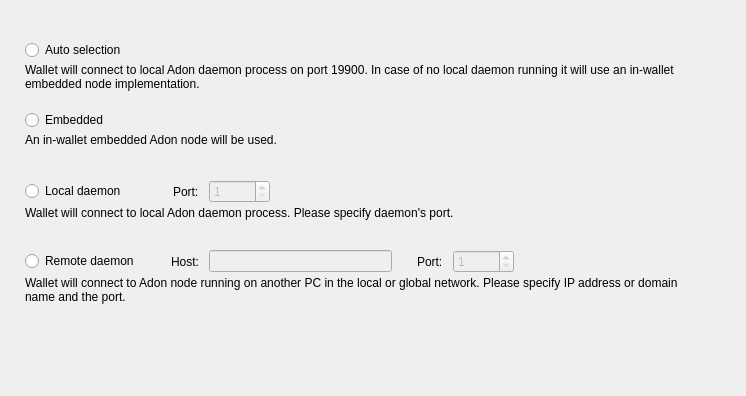
<?xml version="1.0" encoding="UTF-8"?>
<ui version="4.0">
 <class>ConnectionOptionsFrame</class>
 <widget class="QFrame" name="ConnectionOptionsFrame">
  <property name="geometry">
   <rect>
    <x>0</x>
    <y>0</y>
    <width>746</width>
    <height>396</height>
   </rect>
  </property>
  <property name="windowTitle">
   <string>Frame</string>
  </property>
  <property name="frameShape">
   <enum>QFrame::NoFrame</enum>
  </property>
  <property name="frameShadow">
   <enum>QFrame::Raised</enum>
  </property>
  <layout class="QVBoxLayout" name="verticalLayout_5">
   <property name="spacing">
    <number>0</number>
   </property>
   <property name="leftMargin">
    <number>25</number>
   </property>
   <property name="topMargin">
    <number>40</number>
   </property>
   <property name="rightMargin">
    <number>49</number>
   </property>
   <item>
    <widget class="QWidget" name="widget" native="true">
     <property name="sizePolicy">
      <sizepolicy hsizetype="Preferred" vsizetype="Fixed">
       <horstretch>0</horstretch>
       <verstretch>0</verstretch>
      </sizepolicy>
     </property>
     <property name="minimumSize">
      <size>
       <width>0</width>
       <height>70</height>
      </size>
     </property>
     <property name="maximumSize">
      <size>
       <width>16777215</width>
       <height>70</height>
      </size>
     </property>
     <layout class="QVBoxLayout" name="verticalLayout" stretch="0,1">
      <property name="spacing">
       <number>3</number>
      </property>
      <property name="leftMargin">
       <number>0</number>
      </property>
      <property name="topMargin">
       <number>0</number>
      </property>
      <property name="rightMargin">
       <number>0</number>
      </property>
      <property name="bottomMargin">
       <number>0</number>
      </property>
      <item>
       <widget class="QRadioButton" name="m_autoRadio">
        <property name="text">
         <string>Auto selection</string>
        </property>
        <attribute name="buttonGroup">
         <string notr="true">m_connectionButtonGroup</string>
        </attribute>
       </widget>
      </item>
      <item alignment="Qt::AlignTop">
       <widget class="WalletGui::WalletSmallGrayTextLabel" name="m_autoHelperLabel">
        <property name="text">
         <string>Wallet will connect to local Adon daemon process on port 19900. In case of no local daemon running it will use an in-wallet embedded node implementation.</string>
        </property>
        <property name="alignment">
         <set>Qt::AlignLeading|Qt::AlignLeft|Qt::AlignTop</set>
        </property>
        <property name="wordWrap">
         <bool>true</bool>
        </property>
        <property name="indent">
         <number>0</number>
        </property>
       </widget>
      </item>
     </layout>
    </widget>
   </item>
   <item>
    <widget class="QWidget" name="widget_2" native="true">
     <property name="sizePolicy">
      <sizepolicy hsizetype="Preferred" vsizetype="Fixed">
       <horstretch>0</horstretch>
       <verstretch>0</verstretch>
      </sizepolicy>
     </property>
     <property name="minimumSize">
      <size>
       <width>0</width>
       <height>70</height>
      </size>
     </property>
     <property name="maximumSize">
      <size>
       <width>16777215</width>
       <height>70</height>
      </size>
     </property>
     <layout class="QVBoxLayout" name="verticalLayout_2" stretch="0,1">
      <property name="spacing">
       <number>3</number>
      </property>
      <property name="leftMargin">
       <number>0</number>
      </property>
      <property name="topMargin">
       <number>0</number>
      </property>
      <property name="rightMargin">
       <number>0</number>
      </property>
      <property name="bottomMargin">
       <number>0</number>
      </property>
      <item>
       <widget class="QRadioButton" name="m_embeddedRadio">
        <property name="text">
         <string>Embedded</string>
        </property>
        <attribute name="buttonGroup">
         <string notr="true">m_connectionButtonGroup</string>
        </attribute>
       </widget>
      </item>
      <item alignment="Qt::AlignTop">
       <widget class="WalletGui::WalletSmallGrayTextLabel" name="m_embeddedHelperLabel">
        <property name="text">
         <string>An in-wallet embedded Adon node will be used.</string>
        </property>
        <property name="alignment">
         <set>Qt::AlignLeading|Qt::AlignLeft|Qt::AlignTop</set>
        </property>
        <property name="wordWrap">
         <bool>true</bool>
        </property>
        <property name="indent">
         <number>0</number>
        </property>
       </widget>
      </item>
     </layout>
    </widget>
   </item>
   <item>
    <widget class="QWidget" name="widget_3" native="true">
     <property name="sizePolicy">
      <sizepolicy hsizetype="Preferred" vsizetype="Fixed">
       <horstretch>0</horstretch>
       <verstretch>0</verstretch>
      </sizepolicy>
     </property>
     <property name="minimumSize">
      <size>
       <width>0</width>
       <height>70</height>
      </size>
     </property>
     <property name="maximumSize">
      <size>
       <width>16777215</width>
       <height>70</height>
      </size>
     </property>
     <layout class="QVBoxLayout" name="verticalLayout_3" stretch="0,1">
      <property name="spacing">
       <number>3</number>
      </property>
      <property name="leftMargin">
       <number>0</number>
      </property>
      <property name="topMargin">
       <number>0</number>
      </property>
      <property name="rightMargin">
       <number>0</number>
      </property>
      <property name="bottomMargin">
       <number>0</number>
      </property>
      <item>
       <layout class="QHBoxLayout" name="horizontalLayout">
        <property name="spacing">
         <number>10</number>
        </property>
        <item>
         <widget class="QRadioButton" name="m_localRadio">
          <property name="text">
           <string>Local daemon</string>
          </property>
          <attribute name="buttonGroup">
           <string notr="true">m_connectionButtonGroup</string>
          </attribute>
         </widget>
        </item>
        <item>
         <spacer name="horizontalSpacer">
          <property name="orientation">
           <enum>Qt::Horizontal</enum>
          </property>
          <property name="sizeType">
           <enum>QSizePolicy::Fixed</enum>
          </property>
          <property name="sizeHint" stdset="0">
           <size>
            <width>37</width>
            <height>20</height>
           </size>
          </property>
         </spacer>
        </item>
        <item>
         <widget class="QLabel" name="label">
          <property name="text">
           <string>Port:</string>
          </property>
         </widget>
        </item>
        <item alignment="Qt::AlignVCenter">
         <widget class="QSpinBox" name="m_localPortSpin">
          <property name="enabled">
           <bool>false</bool>
          </property>
          <property name="minimum">
           <number>1</number>
          </property>
          <property name="maximum">
           <number>65535</number>
          </property>
          <property name="value">
           <number>1</number>
          </property>
         </widget>
        </item>
        <item>
         <spacer name="horizontalSpacer_2">
          <property name="orientation">
           <enum>Qt::Horizontal</enum>
          </property>
          <property name="sizeHint" stdset="0">
           <size>
            <width>40</width>
            <height>20</height>
           </size>
          </property>
         </spacer>
        </item>
       </layout>
      </item>
      <item alignment="Qt::AlignTop">
       <widget class="WalletGui::WalletSmallGrayTextLabel" name="m_localHelperLabel">
        <property name="text">
         <string>Wallet will connect to local Adon daemon process. Please specify daemon's port.</string>
        </property>
        <property name="alignment">
         <set>Qt::AlignLeading|Qt::AlignLeft|Qt::AlignTop</set>
        </property>
        <property name="wordWrap">
         <bool>true</bool>
        </property>
        <property name="indent">
         <number>0</number>
        </property>
       </widget>
      </item>
     </layout>
    </widget>
   </item>
   <item>
    <widget class="QWidget" name="widget_4" native="true">
     <property name="sizePolicy">
      <sizepolicy hsizetype="Preferred" vsizetype="Fixed">
       <horstretch>0</horstretch>
       <verstretch>0</verstretch>
      </sizepolicy>
     </property>
     <property name="minimumSize">
      <size>
       <width>0</width>
       <height>70</height>
      </size>
     </property>
     <property name="maximumSize">
      <size>
       <width>16777215</width>
       <height>70</height>
      </size>
     </property>
     <layout class="QVBoxLayout" name="verticalLayout_4" stretch="0,1">
      <property name="spacing">
       <number>3</number>
      </property>
      <property name="leftMargin">
       <number>0</number>
      </property>
      <property name="topMargin">
       <number>0</number>
      </property>
      <property name="rightMargin">
       <number>0</number>
      </property>
      <property name="bottomMargin">
       <number>0</number>
      </property>
      <item>
       <layout class="QHBoxLayout" name="horizontalLayout_2">
        <property name="spacing">
         <number>10</number>
        </property>
        <item>
         <widget class="QRadioButton" name="m_remoteRadio">
          <property name="text">
           <string>Remote daemon</string>
          </property>
          <attribute name="buttonGroup">
           <string notr="true">m_connectionButtonGroup</string>
          </attribute>
         </widget>
        </item>
        <item>
         <spacer name="horizontalSpacer_3">
          <property name="orientation">
           <enum>Qt::Horizontal</enum>
          </property>
          <property name="sizeType">
           <enum>QSizePolicy::Fixed</enum>
          </property>
          <property name="sizeHint" stdset="0">
           <size>
            <width>22</width>
            <height>20</height>
           </size>
          </property>
         </spacer>
        </item>
        <item>
         <widget class="QLabel" name="label_2">
          <property name="text">
           <string>Host:</string>
          </property>
         </widget>
        </item>
        <item>
         <widget class="QLineEdit" name="m_remoteHostEdit">
          <property name="enabled">
           <bool>false</bool>
          </property>
         </widget>
        </item>
        <item>
         <spacer name="horizontalSpacer_5">
          <property name="orientation">
           <enum>Qt::Horizontal</enum>
          </property>
          <property name="sizeType">
           <enum>QSizePolicy::Fixed</enum>
          </property>
          <property name="sizeHint" stdset="0">
           <size>
            <width>15</width>
            <height>20</height>
           </size>
          </property>
         </spacer>
        </item>
        <item>
         <widget class="QLabel" name="label_3">
          <property name="text">
           <string>Port:</string>
          </property>
         </widget>
        </item>
        <item alignment="Qt::AlignVCenter">
         <widget class="QSpinBox" name="m_remotePortSpin">
          <property name="enabled">
           <bool>false</bool>
          </property>
          <property name="minimum">
           <number>1</number>
          </property>
          <property name="maximum">
           <number>65535</number>
          </property>
          <property name="value">
           <number>1</number>
          </property>
         </widget>
        </item>
        <item>
         <spacer name="horizontalSpacer_4">
          <property name="orientation">
           <enum>Qt::Horizontal</enum>
          </property>
          <property name="sizeHint" stdset="0">
           <size>
            <width>40</width>
            <height>20</height>
           </size>
          </property>
         </spacer>
        </item>
       </layout>
      </item>
      <item alignment="Qt::AlignTop">
       <widget class="WalletGui::WalletSmallGrayTextLabel" name="m_remoteHelperLabel">
        <property name="text">
         <string>Wallet will connect to Adon node running on another PC in the local or global network. Please specify IP address or domain name and the port.</string>
        </property>
        <property name="alignment">
         <set>Qt::AlignLeading|Qt::AlignLeft|Qt::AlignTop</set>
        </property>
        <property name="wordWrap">
         <bool>true</bool>
        </property>
        <property name="indent">
         <number>0</number>
        </property>
       </widget>
      </item>
     </layout>
    </widget>
   </item>
   <item>
    <spacer name="verticalSpacer">
     <property name="orientation">
      <enum>Qt::Vertical</enum>
     </property>
     <property name="sizeHint" stdset="0">
      <size>
       <width>665</width>
       <height>61</height>
      </size>
     </property>
    </spacer>
   </item>
  </layout>
 </widget>
 <customwidgets>
  <customwidget>
   <class>WalletGui::WalletSmallGrayTextLabel</class>
   <extends>QLabel</extends>
   <header>Gui/Common/WalletTextLabel.h</header>
  </customwidget>
 </customwidgets>
 <resources/>
 <connections>
  <connection>
   <sender>m_remoteHostEdit</sender>
   <signal>textChanged(QString)</signal>
   <receiver>ConnectionOptionsFrame</receiver>
   <slot>remoteHostNameChanged(QString)</slot>
   <hints>
    <hint type="sourcelabel">
     <x>390</x>
     <y>319</y>
    </hint>
    <hint type="destinationlabel">
     <x>372</x>
     <y>197</y>
    </hint>
   </hints>
  </connection>
  <connection>
   <sender>m_connectionButtonGroup</sender>
   <signal>buttonClicked(int)</signal>
   <receiver>ConnectionOptionsFrame</receiver>
   <slot>connectionButtonClicked(int)</slot>
   <hints>
    <hint type="sourcelabel">
     <x>-1</x>
     <y>-1</y>
    </hint>
    <hint type="destinationlabel">
     <x>372</x>
     <y>197</y>
    </hint>
   </hints>
  </connection>
  <connection>
   <sender>m_remoteRadio</sender>
   <signal>toggled(bool)</signal>
   <receiver>m_remoteHostEdit</receiver>
   <slot>setEnabled(bool)</slot>
   <hints>
    <hint type="sourcelabel">
     <x>88</x>
     <y>264</y>
    </hint>
    <hint type="destinationlabel">
     <x>312</x>
     <y>263</y>
    </hint>
   </hints>
  </connection>
  <connection>
   <sender>m_remoteRadio</sender>
   <signal>toggled(bool)</signal>
   <receiver>m_remotePortSpin</receiver>
   <slot>setEnabled(bool)</slot>
   <hints>
    <hint type="sourcelabel">
     <x>88</x>
     <y>264</y>
    </hint>
    <hint type="destinationlabel">
     <x>498</x>
     <y>263</y>
    </hint>
   </hints>
  </connection>
  <connection>
   <sender>m_localRadio</sender>
   <signal>toggled(bool)</signal>
   <receiver>m_localPortSpin</receiver>
   <slot>setEnabled(bool)</slot>
   <hints>
    <hint type="sourcelabel">
     <x>81</x>
     <y>194</y>
    </hint>
    <hint type="destinationlabel">
     <x>270</x>
     <y>193</y>
    </hint>
   </hints>
  </connection>
 </connections>
 <slots>
  <slot>remoteHostNameChanged(QString)</slot>
  <slot>connectionButtonClicked(int)</slot>
 </slots>
 <buttongroups>
  <buttongroup name="m_connectionButtonGroup"/>
 </buttongroups>
</ui>
